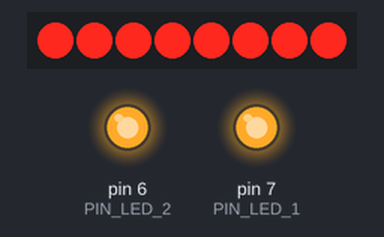
This sketch was run on a simulated Arduino Nano, built with avr-gcc and run on an emulated ATmega328P. On the bench: 8 shift-register outputs drawn as a row of LEDs (first output left, lit = HIGH), output pins drawn as LEDs (lit = HIGH). Wiring (inferred from the names in the program): shift register (74HC595): data pin 4; shift clock pin 3; latch pin 2. Wiring (inferred from the signals the program sends): row of LEDs: on Q0, Q1, Q2, Q3, Q4, Q5, Q6, Q7. Pins used as bus, display or sensor lines are not drawn.

Above: at 0.1 s.
At 3.95 s:
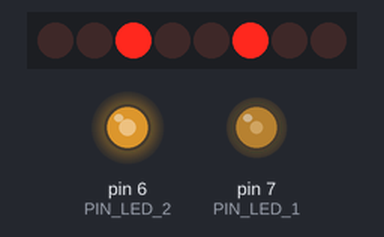
At 8.59 s:
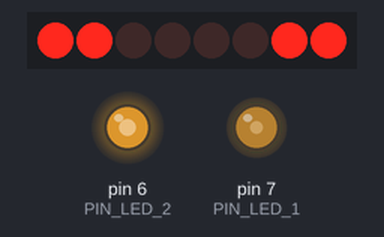
At 20.71 s:
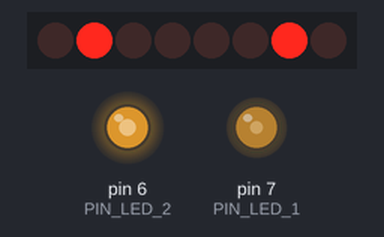
At 29.99 s:
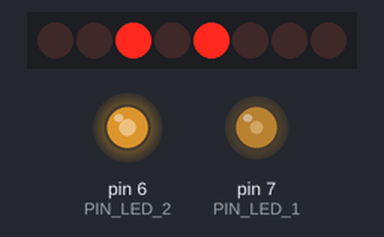
At 39.79 s:
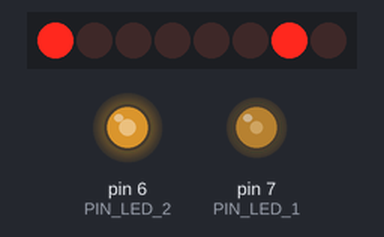
Timing chart, 0 to 40.0 s (numbered marks = the images above):
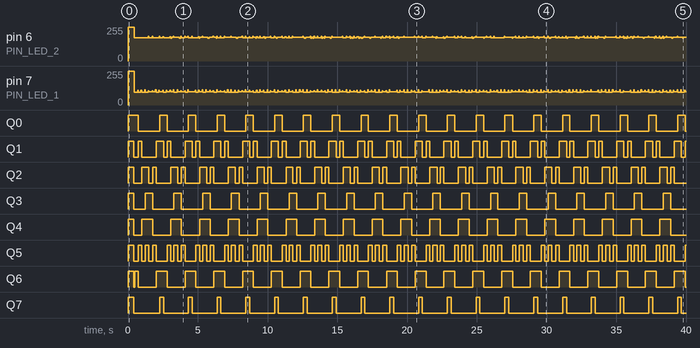

The sketch:

hcgs-midi-mud-firmware.ino
```cpp
/*
 * hc-midi-mud-firmware
 *
 * This is the Arduino Nano firmware for the Hedge Court MIDI Mud step sequencer.  The device is a MIDI controller stepping through 8 beats and two instruments.
 * User specifies what beats each instrument is to play on using buttons (simultaneously press the button for the instrument and the beat).
 * Tempo is controlled by potentiometer.
 *
 * 24 LEDs, organized as 3 groups of 8
 *  - Group 0 is the beat indicator, only one lights at a time
 *  - Group 1 is instrument 1, shows what beats will play this instrument
 *  - Group 2 is instrument 2, shows what beats will play this instrument
 *
 * Group of 8 buttons (beat selectors) and group of 2 buttons (instrument selectors)
 * - Hold down the instrument selector, and press the beat selectors to toggle play/no-play of the selected instrument on the selected beat.
 *
 * Potentiometer 1 specifies the tempo
 * Potentiometer 2 is unused as of this writing
 *
 * Group of 2 buttons is unused as of this writing
 *
 * Pin Usage:
 *
 * 2,3,4 - LED column register (serial out)
 * 5,6,7 - LED row transistors
 * 8,9 - MIDI software serial
 * 10,11,12 - Beat Select buttons (serial in)
 * 13 - Button 0 (select instrument 1)
 * A0 - Button 1 (select instrument 2)
 * A1 - Button 2 (unassigned function)
 * A2 - Button 3 (unassigned function)
 * A3 - unused
 * A4 - unused
 * A5 - unused
 * A6 - Potentiometer 1 (tempo)
 * A7 - Potentiometer 2 (unassigned function)
 */


// libraries

#include <SoftwareSerial.h>

// We will use the SoftwareSerial library instead of the Serial library, as this will let us control which pins our MIDI interface is connected to.
SoftwareSerial mySerial(8, 9); // RX, TX

#define PIN_LED_1 7
#define PIN_LED_2 6

#define PIN_LED_REG_DATA 4
#define PIN_LED_REG_CLOCK 3
#define PIN_LED_REG_LATCH 2

// constants
const byte midiNoteOn = 144;
const byte midiNoteOff = 128;

const int midiSendDelay = 100; // give MIDI-device a short time to "digest" MIDI messages

// note lengths
const int bpm = 128; // tempo, BPM (beats per minute), a value that makes t16 an integer
const int t1 = 1024 * (bpm/64); // 1 whole beat = 512
const int t2 = t1/2; // 256
const int t4 = t2/2; // 128
const int t8 = t4/2; // 64
const int t16 = t8/2; // 32

const int voiceMidiChannel = 0;
const int voiceMidiPatch = 86;
const int voiceMidiVolume = 80;
const int voiceMidiPan = 100;
const int midiVelocity = 100;

//int notes[] = {36, 36, 53, 55 };
//int notes[] = {36, 36, 36, 55, 36, 36, 36, 55 };
int notes1[] = {0, 0, 0, 40, 0, 0, 0, 40 };
int notes2[] = {36, 36, 36, 36, 36, 36, 36, 36 };

//byte lightsR[] = {0xFE, 0xFD, 0xFB, 0xF7, 0xEF, 0xDF, 0xBF, 0x7F};
byte lightsR[] = {0xBF, 0xDF, 0xEF, 0xC7, 0xF7, 0xFB, 0xFD, 0xFC};

//byte lightsG[] = {0xFE, 0xFD, 0xFB, 0xF7, 0xEF, 0xDF, 0xBF, 0x7F };
byte lightsG[] = {0xFE, 0xFD, 0xFB, 0xE3, 0xEF, 0xDF, 0xBF, 0x3F };

boolean evenLoop=true;


#define NOTE_COUNT 8
// initialize to NOTE_COUNT, first loop will reset to zero
byte noteIndex = NOTE_COUNT;

unsigned long noteTimestamp=0;

boolean notePlaying1=false;
boolean notePlaying2=false;

//  Play a MIDI note

void midiNote(int aMidiCommand, int aMidiPitch, int aMidiVelocity) {
  mySerial.write(aMidiCommand);
  mySerial.write(aMidiPitch);
  mySerial.write(aMidiVelocity);
}

// Send MIDI command with 1 data byte

void midiData1(int aMidiCommand, int aData1) {
  mySerial.write(aMidiCommand);
  mySerial.write(aData1);
}

// Send MIDI command with 2 data bytes

void midiData2(int aMidiCommand, int aData1, int aData2) {
  mySerial.write(aMidiCommand);
  mySerial.write(aData1);
  mySerial.write(aData2);
}

void updateDisplay() {
    // disable both rows
    digitalWrite(PIN_LED_1, HIGH);
    digitalWrite(PIN_LED_2, HIGH);

    // write the new strand data to the register
    digitalWrite(PIN_LED_REG_LATCH, LOW);
    shiftOut(PIN_LED_REG_DATA, PIN_LED_REG_CLOCK, MSBFIRST, lightsG[noteIndex]);
    digitalWrite(PIN_LED_REG_LATCH, HIGH);

    // enable row 1
    digitalWrite(PIN_LED_1, LOW);
    digitalWrite(PIN_LED_2, HIGH);
    // different delay for Green than for Red
    delay(2);

    // disable both rows
    digitalWrite(PIN_LED_1, HIGH);
    digitalWrite(PIN_LED_2, HIGH);

    // write the new strand data to the register
    digitalWrite(PIN_LED_REG_LATCH, LOW);
    shiftOut(PIN_LED_REG_DATA, PIN_LED_REG_CLOCK, MSBFIRST, lightsR[noteIndex]);
    digitalWrite(PIN_LED_REG_LATCH, HIGH);

    // enable row 2
    digitalWrite(PIN_LED_1, HIGH);
    digitalWrite(PIN_LED_2, LOW);
    // different delay for Green than for Red
    delay(1);

    // disable both rows
    digitalWrite(PIN_LED_1, HIGH);
    digitalWrite(PIN_LED_2, HIGH);
}


void setup() {

  // configure and disable LED row drivers
  pinMode(PIN_LED_1, OUTPUT);
  pinMode(PIN_LED_2, OUTPUT);
  digitalWrite(PIN_LED_1, HIGH);
  digitalWrite(PIN_LED_2, HIGH);


  // setup SoftSerial for MIDI control
  mySerial.begin(31250);
  delay(midiSendDelay);


  // configure LED column driver register
  pinMode(PIN_LED_REG_DATA, OUTPUT);
  pinMode(PIN_LED_REG_CLOCK, OUTPUT);
  pinMode(PIN_LED_REG_LATCH, OUTPUT);


  // volume
  midiData2((0xB0 | voiceMidiChannel), 07, voiceMidiVolume);
  delay(midiSendDelay);

  // sound/patch
  midiData1((0xC0 | voiceMidiChannel), voiceMidiPatch);
  delay(midiSendDelay);

  // pan
  midiData2((0xB0 | voiceMidiChannel), 10, voiceMidiPan);
  delay(midiSendDelay);

}


void loop() {
  if ((millis()-noteTimestamp)>t8) {
    // it is time to play the next note
    noteTimestamp = millis();

    // if we are playng a note, turn it off
    if (notePlaying1) {
      midiNote(midiNoteOff + voiceMidiChannel, notes1[noteIndex], midiVelocity);
    }
    if (notePlaying2) {
      midiNote(midiNoteOff + voiceMidiChannel, notes2[noteIndex], midiVelocity);
    }

    noteIndex++;
    if (noteIndex>=NOTE_COUNT) {
      noteIndex=0;
    }

    // turn the next note on
    if (notes1[noteIndex]>0) {
      notePlaying1=true;
      midiNote(midiNoteOn + voiceMidiChannel, notes1[noteIndex], midiVelocity);
    }
    if (notes2[noteIndex]>0) {
      notePlaying2=true;
      midiNote(midiNoteOn + voiceMidiChannel, notes2[noteIndex], midiVelocity);
    }
  }

  // every time through the loop, update the LED display for all columns
  updateDisplay();

/*
  for (int i=0; i<8; i++) {

    if (notes1[i]!=0) {
      midiNote(midiNoteOn + voiceMidiChannel, notes1[i], midiVelocity);
    }
    if (notes2[i]!=0) {
      midiNote(midiNoteOn + voiceMidiChannel, notes2[i], midiVelocity);
    }

    delay(t8);

    if (notes1[i]!=0) {
      midiNote(midiNoteOff + voiceMidiChannel, notes1[i], midiVelocity);
    }
    if (notes2[i]!=0) {
      midiNote(midiNoteOff + voiceMidiChannel, notes2[i], midiVelocity);
    }


  }

  evenLoop = !evenLoop;
  */


/*
  // 48
  midiNote(midiNoteOn + voiceMidiChannel, 36, midiVelocity);
  delay(t8);
  midiNote(midiNoteOff + voiceMidiChannel, 36, midiVelocity);

  //51
  midiNote(midiNoteOn + voiceMidiChannel, 36, midiVelocity);
  delay(t8);
  midiNote(midiNoteOff + voiceMidiChannel, 36, midiVelocity);

  midiNote(midiNoteOn + voiceMidiChannel, 53, midiVelocity);
  delay(t8);
  midiNote(midiNoteOff + voiceMidiChannel, 53, midiVelocity);

  midiNote(midiNoteOn + voiceMidiChannel, 55, midiVelocity);
  delay(t8);
  midiNote(midiNoteOff + voiceMidiChannel, 55, midiVelocity);
*/
}
```

Measured:
- by itself, Q0: alternates HIGH for 0.53 s and LOW for 1.6 s
- by itself, Q1: repeats every 2.1 s: HIGH 0.26 s, LOW 1.0 s, HIGH 0.55 s, LOW 0.23 s
- by itself, Q2: repeats every 2.1 s: HIGH 0.50 s, LOW 0.27 s, HIGH 0.25 s, LOW 1.0 s
- by itself, Q3: repeats every 2.0 s: HIGH 0.52 s, LOW 1.5 s
- by itself, Q4: repeats every 2.1 s: HIGH 0.77 s, LOW 1.3 s
- by itself, Q5: repeats every 2.1 s: HIGH 0.26 s, LOW 0.25 s, HIGH 0.25 s, LOW 0.27 s, HIGH 0.25 s, LOW 0.78 s
- by itself, Q6: goes LOW 0.08 s, HIGH 0.26 s, 19 × (LOW 1.3 s, HIGH 0.78 s), then LOW
- by itself, Q7: alternates HIGH for 0.28 s and LOW for 1.8 s
